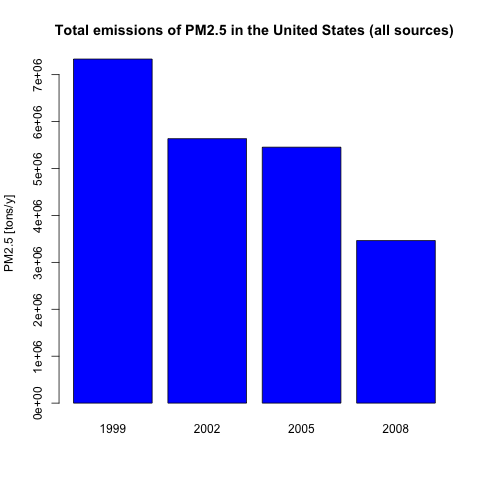

Recreate this plot in R.
# My working directory (not execute)
# setwd("~/Documents/COURSERA_COURSES/Data Science [Especialization]/04-Exploratory Data analysis_Rscripts/final_project")

# Reading data and filtering by date (with "READdata" function)
cat("\nReading data...")
source("ReadData.R")

## QUESTION 1
# 1) Have total emissions from PM2.5 decreased in the United States from 1999 to 2008?
#    Using the base plotting system, make a plot showing the total PM2.5 emission from all
#    sources for each of the years 1999, 2002, 2005, and 2008.

# total emissions by year
TOT.emi <- tapply(NEI$Emissions, INDEX = NEI$year, FUN = sum)

### PLOTTING
# PLOT 1
png(filename = "plot1.png", width = 480, height = 480)
    barplot(TOT.emi, main="Total emissions of PM2.5 in the United States (all sources)", ylab="PM2.5 [tons/y]", col="blue")
dev.off()
cat("\nFinished.")
